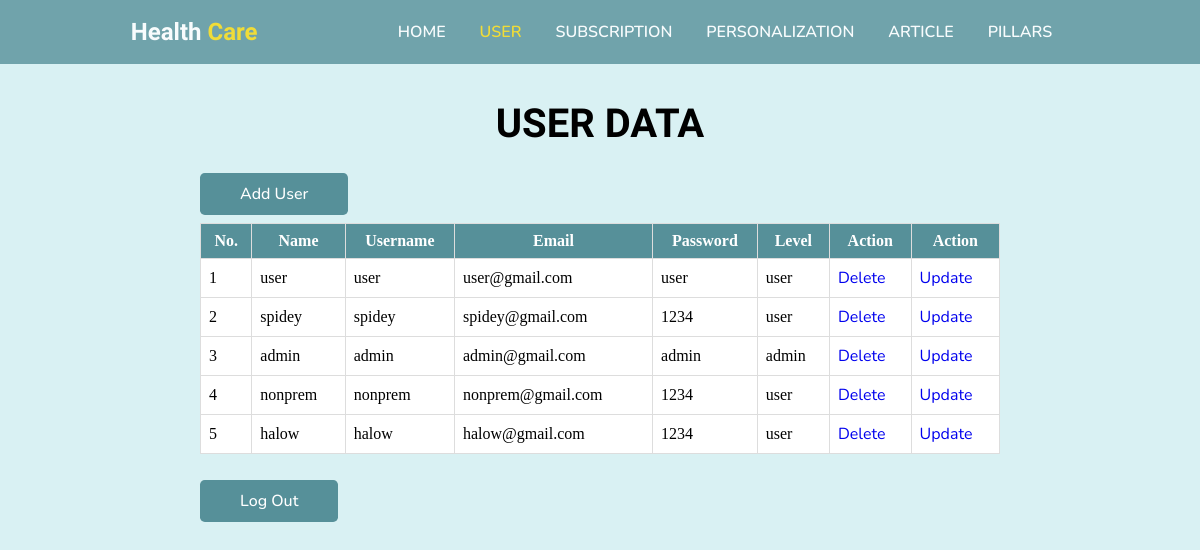
Page /admin/adminuser.php on the earlier database version.
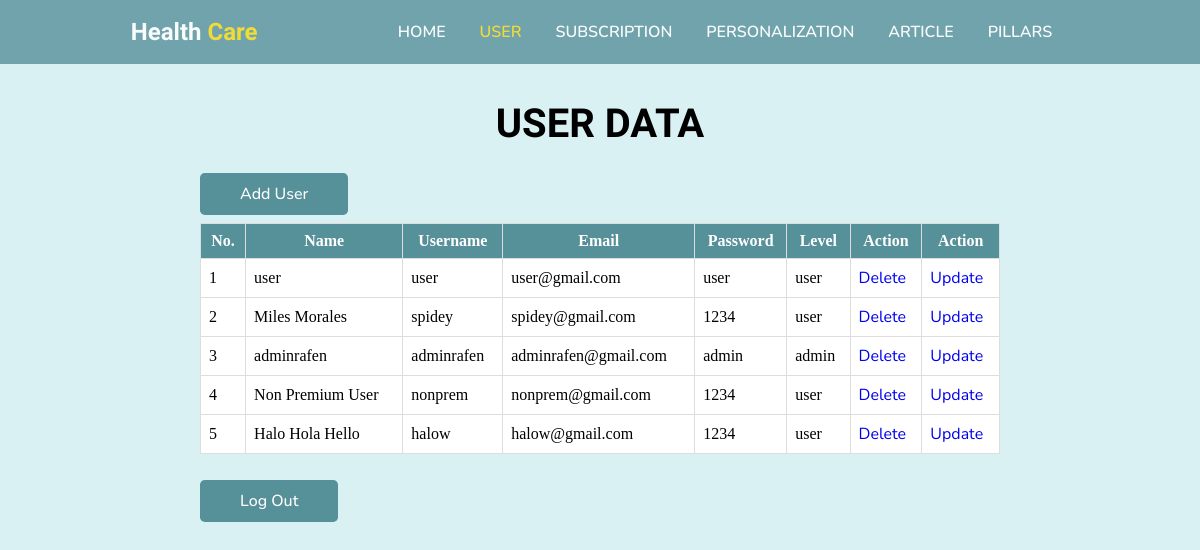
Same page on the later database version.
### tables this page shows
CREATE TABLE `user` (
  `id_user` int(11) NOT NULL,
  `name` varchar(225) NOT NULL,
  `username` varchar(255) NOT NULL,
  `email` varchar(225) NOT NULL,
  `password` varchar(20) NOT NULL,
  `level` varchar(5) NOT NULL
);

### admin/adminuser.php (the view, shortened to what this page needs)
<!DOCTYPE html>
<html lang="en">
<head>
    <link rel="stylesheet" href="style_main.css">
</head>
<body>
    <header>
        <div class="logo">
            <h2>Health <span>Care</span></h2>
        </div>
        <ul class="navbar">
            <li><a href="index.php" class="btn-nav">Home</a></li>
            <li><a href="adminuser.php" class="btn-active">User</a></li>
            <li><a href="adminsubs.php" class="btn-nav">Subscription</a></li>
            <li><a href="adminperson.php" class="btn-nav">Personalization</a></li>
            <li><a href="adminarticle.php" class="btn-nav">Article</a></li>
            <li><a href="adminpillars.php" class="btn-nav">Pillars</a></li>
        </ul>
    </header>
    <section class="user">
        <h1 class="heading">User Data</h1>
        <br>
        <br>
        <a href="adminuseradd.php" class="btn">Add User</a>
        <br>
        <br>
        <table border="1" class="table">
            <tr>
                <th>No.</th>
                <th>Name</th>
                <th>Username</th>
                <th>Email</th>
                <th>Password</th>
                <th>Level</th>
                <th>Action</th>
                <th>Action</th>
            </tr>
            <?php
            include '../connect.php';
            $query_mysql = mysqli_query($mysqli, "SELECT * FROM user") or die(mysqli_error($mysqli));
            $nomor = 1;
            while ($data = mysqli_fetch_array($query_mysql)) {
                ?>
                <tr>
                    <td><?php echo $nomor++; ?></td>
                    <td><?php echo $data['name']; ?></td>
                    <td><?php echo $data['username']; ?></td>
                    <td><?php echo $data['email']; ?></td>
                    <td><?php echo $data['password']; ?></td>
                    <td><?php echo $data['level']; ?></td>
                    <td><a href="adminuserdelete.php?id=<?php echo $data['id_user']; ?>" class="btn-hapus">Delete</a> </td>
                    <td><a href="adminuserupdate.php?id=<?php echo $data['id_user']; ?>" class="btn-update">Update</a> </td>
                </tr>
            <?php } ?>
        </table>
        <br>
        <br>
        <a href="../loginpage.php" class="btn">Log Out</a>
    </section>
</body>
</html>

Differences in the rows shown:
changed user "spidey": name "spidey" → "Miles Morales"
changed user "admin": name "admin" → "adminrafen"; username "admin" → "adminrafen"; email "admin@gmail.com" → "adminrafen@gmail.com"
changed user "nonprem": name "nonprem" → "Non Premium User"
changed user "halow": name "halow" → "Halo Hola Hello"
